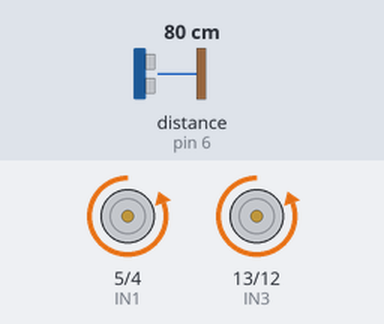
Simulated run of this program. Board: Arduino Uno, built with avr-gcc and run on an emulated ATmega328P. Shown: motor-driver pin pairs drawn as motors (green arrow = first pin HIGH = forward, orange = second pin HIGH = backward, longer = more drive, scaled by the enable pin). Wiring (inferred from the names in the program): ultrasonic range finder: trigger pin 7; echo pin 6. The test bench sets the inputs (shaded band); at power-on: distance to the obstacle (sensor on pin 6) 80 cm. The echo pulse lasts 58.3 µs per cm; what the program prints to the serial monitor is not drawn.

Above: at 1.2 s.
1.3 s: distance to the obstacle (sensor on pin 6) set to 4 cm
2.8 s: distance to the obstacle (sensor on pin 6) set to 2 cm
Timing chart, 0 to 5.8 s (numbered marks = the images above; inputs shaded):
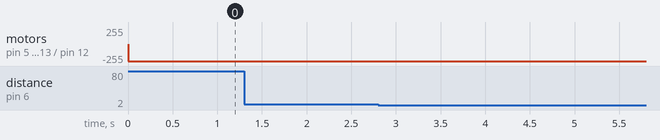

The program:

main.cpp
```cpp
#include <Arduino.h>

#define ENA 10
#define IN1 5
#define IN2 4
#define ENB 11
#define IN3 13
#define IN4 12

#define ECHO 6
#define TRIG 7

long microsecondsToCentimeters(long microseconds)
{
  // ความเร็วเสียงเดินทางในอากาศคือ 340 เมตร/วินาที หรือ 29 ไมโครวินาที ต่อเซนติเมตร
  // เวลาที่ Ping ออกไปกระทบวัตถุจนถึงกลับมาที่ตัวรับ ใช้หาระยะทางได้
  // วัตถุอยู่มีระยะทางเท่ากับครึ่งหนึ่งของเวลาที่จับได้
  // เขียนเป็นสมการคำนวนระยะทาง ได้ดังนี้
  return microseconds / 29 / 2;
}

long getDistance()
{
  digitalWrite(TRIG, 0);
  delayMicroseconds(2);
  digitalWrite(TRIG, 1);
  delayMicroseconds(5);
  digitalWrite(TRIG, 0);
  long duration = pulseIn(ECHO, 1);
  return microsecondsToCentimeters(duration);
}

void setup()
{
  // put your setup code here, to run once:
  pinMode(TRIG, OUTPUT);
  pinMode(ECHO, INPUT);

  pinMode(ENA, OUTPUT);
  pinMode(ENB, OUTPUT);
  pinMode(IN1, OUTPUT);
  pinMode(IN2, OUTPUT);
  pinMode(IN3, OUTPUT);
  pinMode(IN4, OUTPUT);

  Serial.begin(115200);
}

void motorA(bool dir, int speed)
{
  digitalWrite(IN1, dir);
  digitalWrite(IN2, !dir);
  analogWrite(ENA, speed);
}

void motorB(bool dir, int speed)
{
  digitalWrite(IN3, dir);
  digitalWrite(IN4, !dir);
  analogWrite(ENB, speed);
  // delay(3000);
  // motorB(0,0);
}

void loop()
{
  // put your main code here, to run repeatedly:
  long dis = getDistance();
  Serial.println(dis);

  if (dis < 2)
  {
    motorA(1, 255);
    motorB(1, 255);
    delay(1000);
    motorA(1, 255);
    motorB(0, 255);
    delay(1000);
  }

  motorA(0, 255);
  motorB(0, 255);

  // motorB(0,255);
}
```
